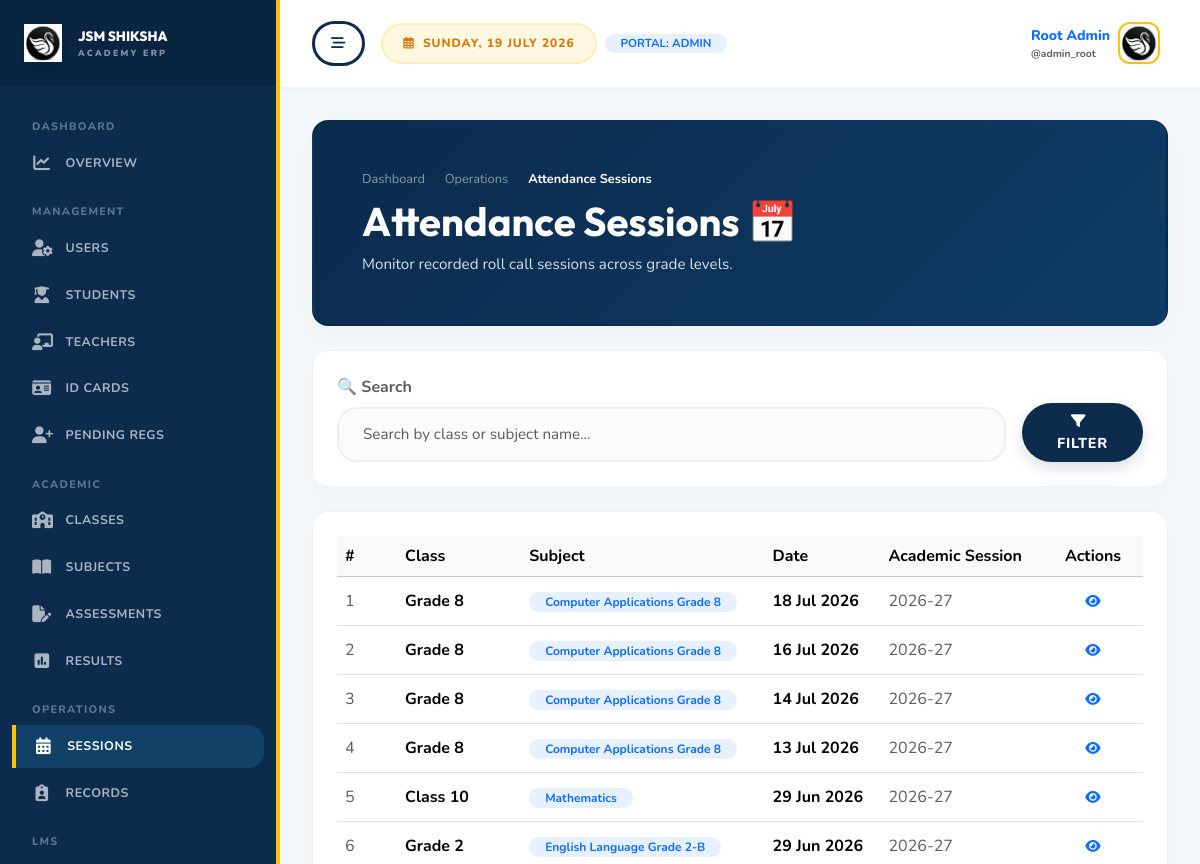
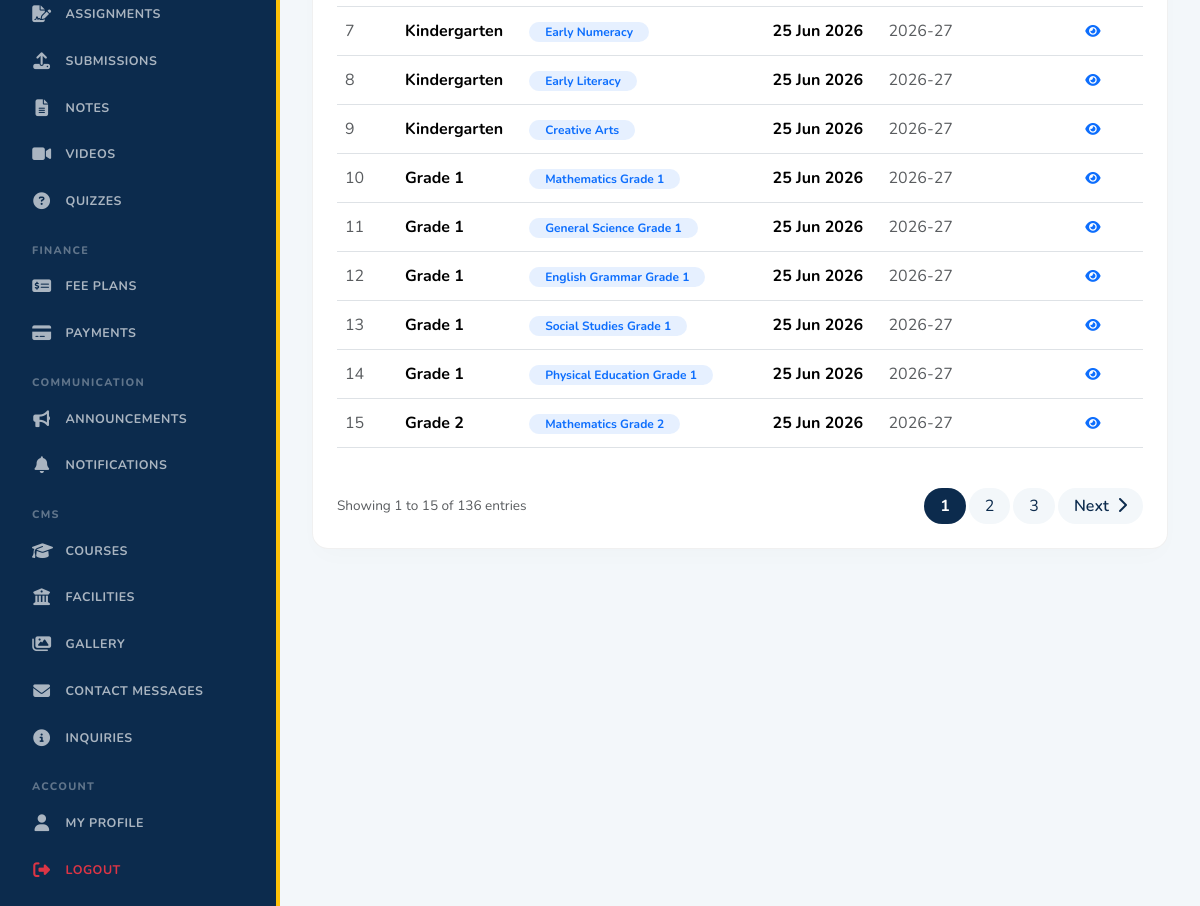
Before: /dashboard/admin/attendance-sessions/ (signed in) with the older database file (2 pictures, top to bottom).
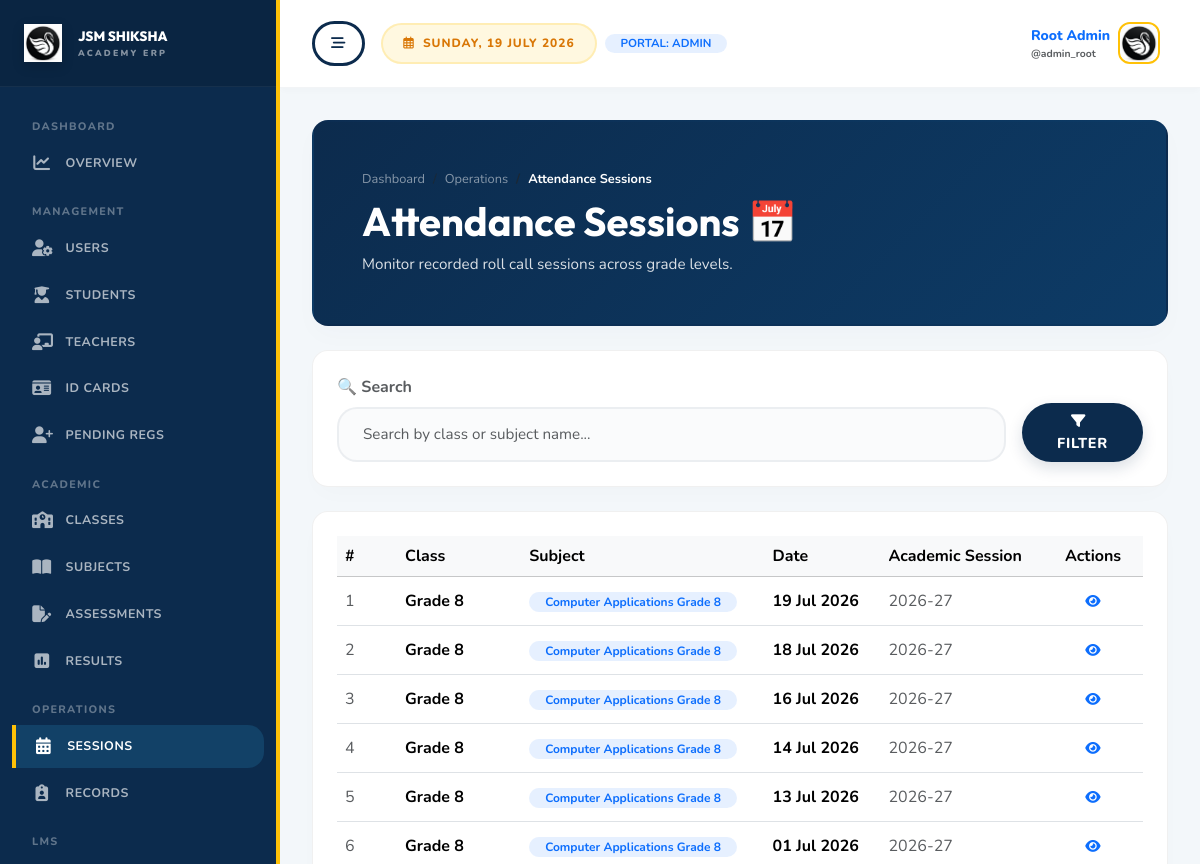
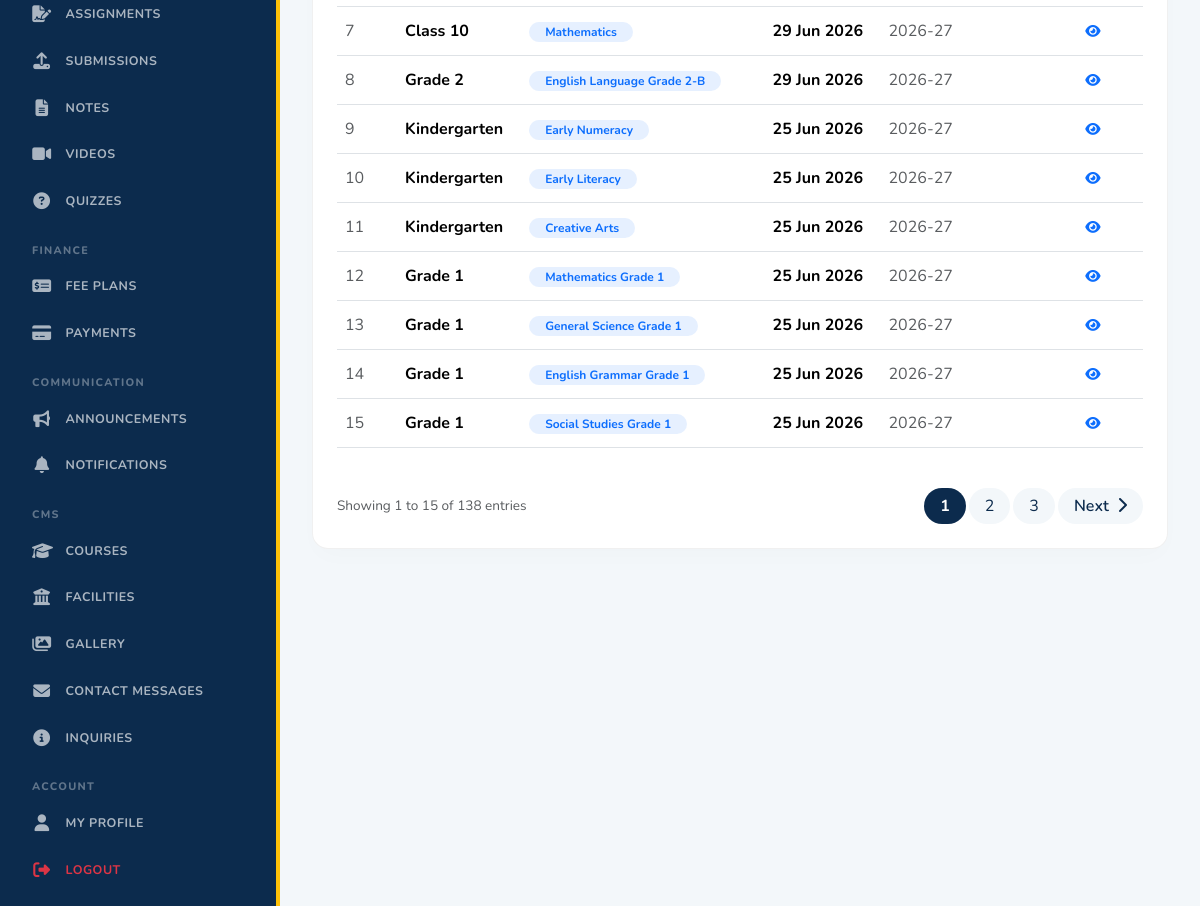
After: the same page with the newer database file (2 pictures, top to bottom).
### attendance/models.py (models this page shows, shortened)
class AttendanceSession(models.Model):
    classroom = models.ForeignKey(
        "academics.ClassRoom",
        on_delete=models.CASCADE,
        related_name="attendance_sessions",
    )
    subject = models.ForeignKey(
        "academics.Subject",
        on_delete=models.SET_NULL,
        related_name="attendance_sessions",
        blank=True,
        null=True,
    )
    date = models.DateField()
    taken_by = models.ForeignKey(
        "users.TeacherProfile",
        on_delete=models.SET_NULL,
        related_name="attendance_sessions",
        blank=True,
        null=True,
    )
    notes = models.TextField(blank=True)
    created_at = models.DateTimeField(auto_now_add=True)
    updated_at = models.DateTimeField(auto_now=True)
    class Meta:
        constraints = [
            models.UniqueConstraint(
                fields=["classroom", "subject", "date"],
                name="unique_attendance_session",
            )
        ]
        ordering = ["-date", "classroom__name"]

### academics/models.py (models this page shows, shortened)
class ClassRoom(models.Model):
    name = models.CharField(max_length=80)
    section = models.CharField(max_length=20, blank=True)
    academic_year = models.CharField(max_length=20)
    capacity = models.PositiveIntegerField(default=40)
    class_teacher = models.ForeignKey(
        "users.TeacherProfile",
        on_delete=models.SET_NULL,
        related_name="classrooms",
        blank=True,
        null=True,
    )
    is_active = models.BooleanField(default=True)
    created_at = models.DateTimeField(auto_now_add=True)
    updated_at = models.DateTimeField(auto_now=True)
    class Meta:
        constraints = [
            models.UniqueConstraint(
                fields=["name", "section", "academic_year"],
                name="unique_classroom_per_year",
            )
        ]
        ordering = ["name", "section"]

class Subject(models.Model):
    classroom = models.ForeignKey(ClassRoom, on_delete=models.CASCADE, related_name="subjects")
    teacher = models.ForeignKey(
        "users.TeacherProfile",
        on_delete=models.SET_NULL,
        related_name="subjects",
        blank=True,
        null=True,
    )
    name = models.CharField(max_length=120)
    code = models.CharField(max_length=30)
    description = models.TextField(blank=True)
    is_active = models.BooleanField(default=True)
    created_at = models.DateTimeField(auto_now_add=True)
    updated_at = models.DateTimeField(auto_now=True)
    class Meta:
        constraints = [
            models.UniqueConstraint(
                fields=["classroom", "code"],
                name="unique_subject_code_per_classroom",
            )
        ]
        ordering = ["classroom__name", "name"]

### dashboard/views.py (the view)
# urls.py: path("dashboard/admin/attendance-sessions/", views.admin_attendance_sessions, name="admin_attendance_sessions"),
@login_required
def admin_attendance_sessions(request):
    if request.user.role != "admin":
        return redirect("dashboard_redirect")
    q = request.GET.get("q", "").strip()
    sessions = AttendanceSession.objects.all().select_related("classroom", "subject").order_by("-date")
    if q:
        sessions = sessions.filter(Q(classroom__name__icontains=q) | Q(subject__name__icontains=q))
    from django.core.paginator import Paginator
    paginator = Paginator(sessions, 15)
    page_number = request.GET.get("page")
    page_obj = paginator.get_page(page_number)
    return render(request, "admin/attendance_sessions.html", {
        "sessions": page_obj,
        "page_obj": page_obj,
        "is_dashboard_view": True,
        "q": q
    })

### users/models.py (called while the page is built)
    @property
    def full_name(self):
        name = f"{self.first_name} {self.last_name}".strip()
        return name or self.username

### templates/admin/attendance_sessions.html (shortened to what the changed rows need)
{% extends "dashboard_base.html" %}
{% load static %}
{% block dashboard_content %}
<div class="premium-card p-4 p-md-5 mb-4 text-white" style="background: linear-gradient(135deg, #0c2b4d 0%, #0d3b66 100%); border-radius: 16px !important;">
    <div class="row align-items-center">
        <div class="col-md-12">
            <h1 class="display-6 fw-bold text-white mb-2" style="font-family:'Outfit',sans-serif;">Attendance Sessions 📅</h1>
        </div>
    </div>
</div>
<div class="premium-card p-4 bg-white" style="border: 1px solid rgba(0,0,0,0.06) !important; border-radius: 16px !important; box-shadow: 0 10px 25px -5px rgba(0,0,0,0.02) !important;">
    <div class="overflow-x-auto w-full">
        <table class="table table-hover align-middle">
            <thead class="table-light">
                <tr>
                    <th style="width: 60px;">#</th>
                    <th>Class</th>
                    <th>Subject</th>
                    <th>Date</th>
                    <th>Academic Session</th>
                    <th style="width: 100px; text-align: center;">Actions</th>
                </tr>
            </thead>
            <tbody>
                {% for session in sessions %}
                <tr>
                    <td class="text-muted">{{ forloop.counter|add:page_obj.start_index|add:"-1" }}</td>
                    <td class="fw-bold">{{ session.classroom.name }}</td>
                    <td><span class="badge bg-primary bg-opacity-10 text-primary rounded-pill px-3 py-1 fw-bold">{{ session.subject.name }}</span></td>
                    <td class="fw-bold text-nowrap">{{ session.date|date:"d M Y" }}</td>
                    <td class="text-muted text-nowrap">{{ session.created_at|date:"Y" }}-{{ session.created_at|date:"y"|add:"1" }}</td>
                    <td class="text-center">
                        <button class="btn btn-sm btn-outline-primary d-inline-flex align-items-center justify-content-center border-0" style="width: 32px; height: 32px; border-radius: 8px; transition: background-color 0.2s, color 0.2s;" title="View Details" onclick="alert('Audit Mode: Attendance log is read-only.')">
                            <i class="fa-solid fa-eye" style="font-size: 0.85rem;"></i>
                        </button>
                    </td>
                </tr>
                {% empty %}
                <tr><td colspan="6" class="text-center py-5 text-muted">No attendance sessions recorded.</td></tr>
                {% endfor %}
            </tbody>
        </table>
    </div>
    {% if page_obj.has_other_pages %}
    <nav class="d-flex justify-content-between align-items-center mt-4 flex-wrap gap-3">
        <div class="text-muted" style="font-size: 0.85rem;">
            Showing {{ page_obj.start_index }} to {{ page_obj.end_index }} of {{ page_obj.paginator.count }} entries
        </div>
        <ul class="pagination mb-0" style="gap: 4px;">
            {% for num in page_obj.paginator.page_range %}
                {% if page_obj.number == num %}
                <li class="page-item active">
                    <span class="page-link rounded-pill border-0 px-3 fw-bold" style="background-color: var(--primary-color) !important; color: white !important;">{{ num }}</span>
                </li>
                {% elif num > page_obj.number|add:'-3' and num < page_obj.number|add:'3' %}
                <li class="page-item">
                    <a class="page-link rounded-pill border-0 px-3" href="?page={{ num }}{% if q %}&q={{ q }}{% endif %}" style="background-color: var(--light-bg); color: var(--primary-color);">{{ num }}</a>
                </li>
                {% endif %}
            {% endfor %}
            {% if page_obj.has_next %}
            <li class="page-item">
                <a class="page-link rounded-pill border-0 px-3" href="?page={{ page_obj.next_page_number }}{% if q %}&q={{ q }}{% endif %}" style="background-color: var(--light-bg); color: var(--primary-color); font-weight: 600;">
                    Next <i class="fa-solid fa-chevron-right ms-1"></i>
                </a>
            </li>
            {% endif %}
        </ul>
    </nav>
    {% endif %}
</div>
{% endblock %}

Changed rows visible on the page:
no longer on this page (row unchanged): AttendanceSession: classroom.name "Grade 1", subject.name "Physical Education Grade 1", date "25 Jun 2026", created_at "2026", created_at|add "27"
no longer on this page (row unchanged): AttendanceSession: classroom.name "Grade 2", subject.name "Mathematics Grade 2", date "25 Jun 2026", created_at "2026", created_at|add "27"
added AttendanceSession: classroom.name "Grade 8", subject.name "Computer Applications Grade 8", date "19 Jul 2026", created_at "2026", created_at|add "27"
added AttendanceSession: classroom.name "Grade 8", subject.name "Computer Applications Grade 8", date "01 Jul 2026", created_at "2026", created_at|add "27"
Other visible differences:
{{ page_obj.paginator.count }}: "136" → "138"
